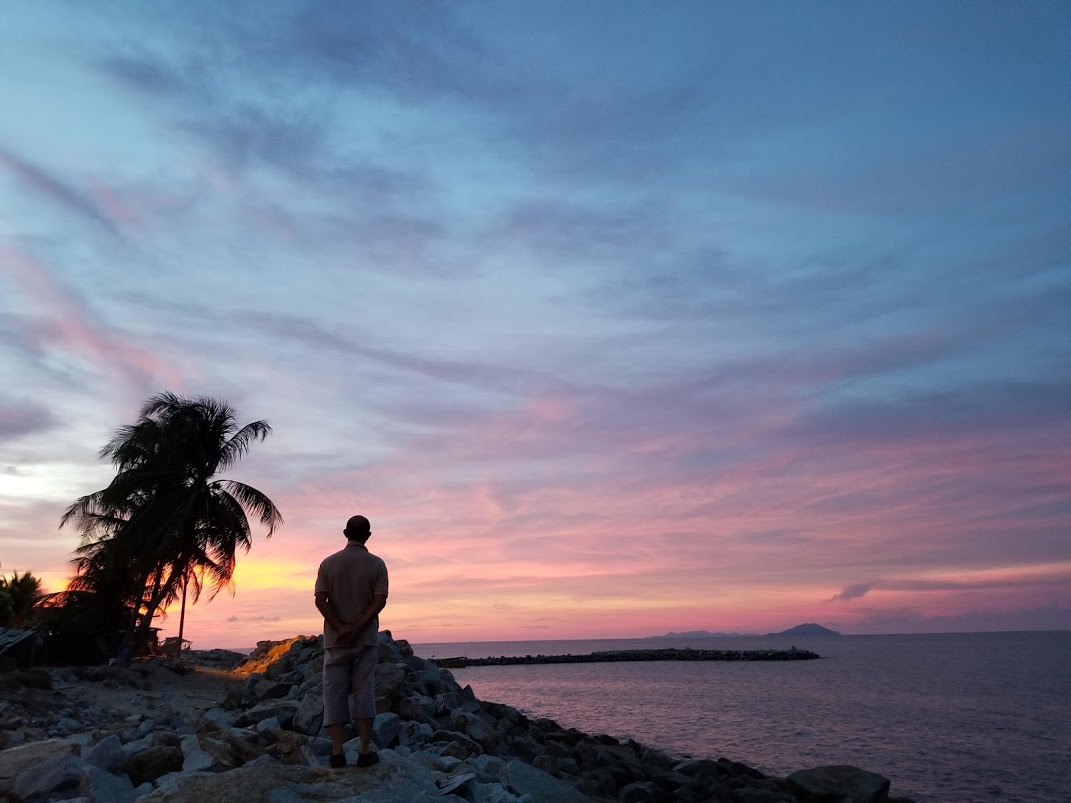
#> input picture PycharmProjects/OpenCV_1/hama.jpg, 1071 x 803 px
$ python ocv_study_e.py
#> lines starting #> are read from the running program, lines starting #| are printed output that depends on the picture; after the words box and inside, x2 and y2 are one past the last pixel; in counts of white or black regions, pixels touching at a corner belong together
import cv2
img = cv2.imread("hama.jpg")
#> img is the input picture: shape (803, 1071, 3); mean B, G, R 141.7, 120.5, 113.4
# Cannyフィルタを適用
img2 = cv2.Canny(img, 30, 200)
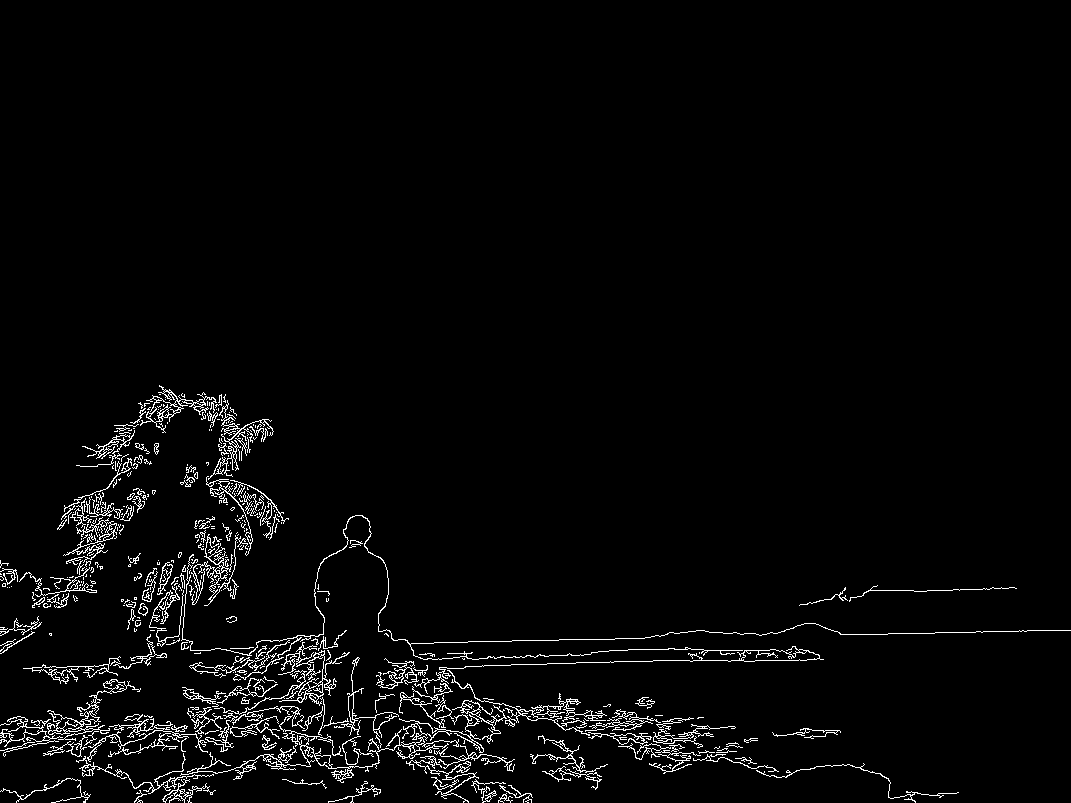
#> img2: shape (803, 1071); 2.9% white in thin lines or dots, all inside (x1, y1, x2, y2) = (0, 385, 1071, 803)
# ネガポジ反転
img2 = 256 - img2
# ファイルに保存
cv2.imwrite("hama-canny.jpg", img2)
